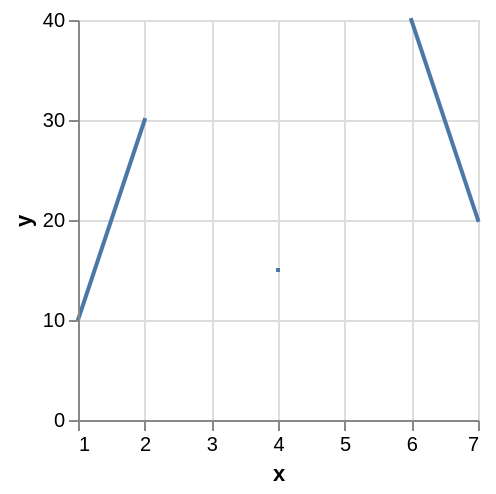

Vega-Lite specification stored for this chart:
### Vega specification from a JSON file in a GitHub repository (floating-point values rounded to 4 significant figures)
{"$schema": "https://vega.github.io/schema/vega/v5.json", "autosize": "pad", "padding": 5, "width": 200, "height": 200, "style": "cell", "data": [{"name": "source_0", "values": [{"x": 1, "y": 10}, {"x": 2, "y": 30}, {"x": 3, "y": null}, {"x": 4, "y": 15}, {"x": 5, "y": null}, {"x": 6, "y": 40}, {"x": 7, "y": 20}]}], "marks": [{"name": "marks", "type": "line", "style": ["line"], "sort": {"field": "datum[\"x\"]"}, "from": {"data": "source_0"}, "encode": {"update": {"strokeCap": {"value": "square"}, "stroke": {"value": "#4c78a8"}, "x": {"scale": "x", "field": "x"}, "y": {"scale": "y", "field": "y"}, "defined": {"signal": "datum[\"x\"] !== null && !isNaN(datum[\"x\"]) && datum[\"y\"] !== null && !isNaN(datum[\"y\"])"}}}}], "scales": [{"name": "x", "type": "linear", "domain": {"data": "source_0", "field": "x"}, "range": [0, {"signal": "width"}], "nice": true, "zero": false}, {"name": "y", "type": "linear", "domain": {"data": "source_0", "field": "y"}, "range": [{"signal": "height"}, 0], "nice": true, "zero": true}], "axes": [{"scale": "x", "orient": "bottom", "grid": false, "title": "x", "labelFlush": true, "labelOverlap": true, "tickCount": {"signal": "ceil(width/40)"}, "zindex": 1}, {"scale": "x", "orient": "bottom", "gridScale": "y", "grid": true, "tickCount": {"signal": "ceil(width/40)"}, "domain": false, "labels": false, "maxExtent": 0, "minExtent": 0, "ticks": false, "zindex": 0}, {"scale": "y", "orient": "left", "grid": false, "title": "y", "labelOverlap": true, "tickCount": {"signal": "ceil(height/40)"}, "zindex": 1}, {"scale": "y", "orient": "left", "gridScale": "x", "grid": true, "tickCount": {"signal": "ceil(height/40)"}, "domain": false, "labels": false, "maxExtent": 0, "minExtent": 0, "ticks": false, "zindex": 0}]}
